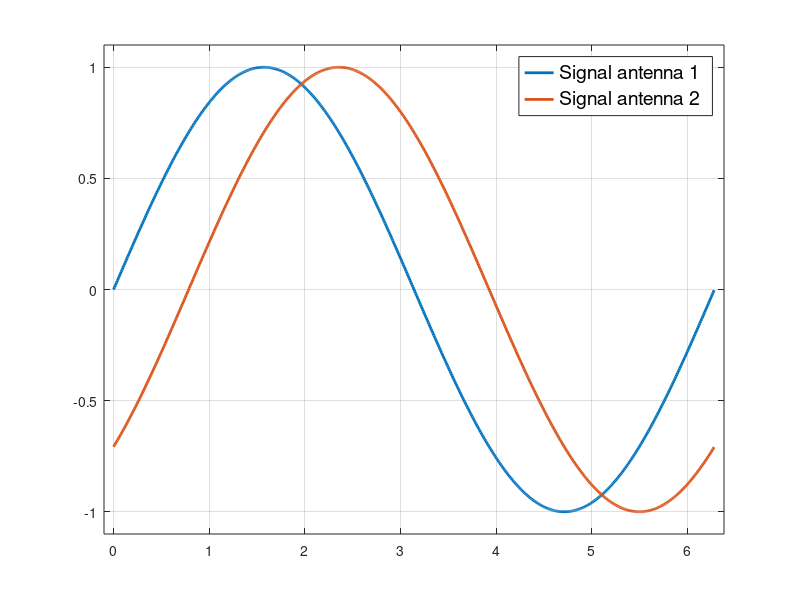

Reproduce this figure in MATLAB.
close all; clear all; clc;

x = 0:0.01:2*pi;
y1 = sin(x);
y2 = sin(x-pi/4);

plot(x,[y1;y2],'LineWidth' , 2);
legend('Signal antenna 1', 'Signal antenna 2','FontSize',14);
xlim([-0.1,2*pi+.1]);
ylim([-1.1,1.1]);
grid on;
%set(gca,'xtick',[])
%set(gca,'ytick',[0])
%set(gca,'visible','off');